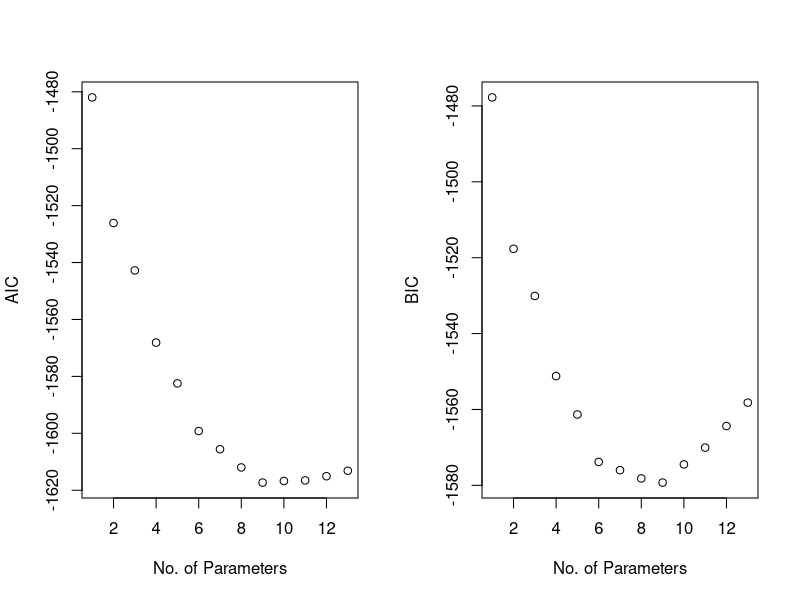
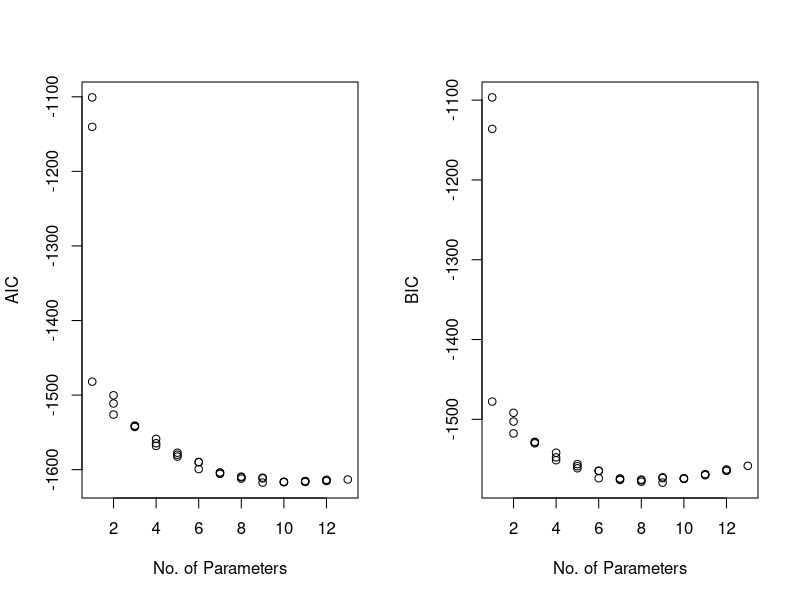
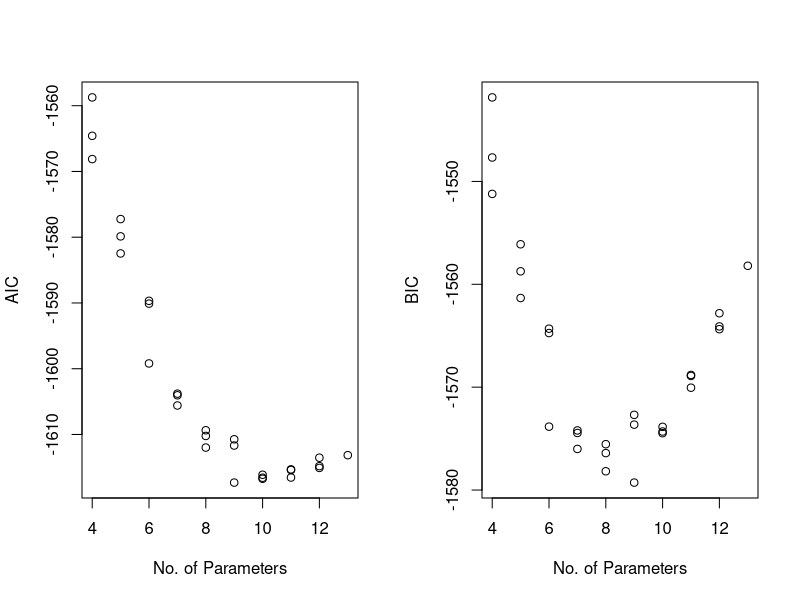

Source code (R) for these figures, in order:
library(MASS)
myData = Boston
names(myData)[14] = "Y"
iLog = c( 1,3,5,6,8,9,10,14 );
myData[,iLog] = log( myData[,iLog] );
myData[,2] = myData[,2] / 10;
myData[,7] = myData[,7]^2.5 / 10^4
myData[,11] = exp( 0.4 * myData[,11] ) / 1000;
myData[,12] = myData[,12] / 100;
myData[,13] = sqrt( myData[,13] );

full.model = lm( Y ~ ., data = myData);  
n = dim(myData)[1];
summary(full.model)

p = 13

library(leaps)
b = regsubsets(Y ~ ., data=myData, nvmax = p)
rs = summary(b)
# Best model after adding 1,2,3...p predictors.
rs$which

msize = 1:p;
par(mfrow=c(1,2))
# to fairly compare models with different predictors
# we use aic and bic
Aic = n*log(rs$rss/n) + 2*msize;
Bic = n*log(rs$rss/n) + msize*log(n);

# from the graph seems like both select p=9
# it might not be the same set of 9 parameters...
plot(msize, Aic, xlab="No. of Parameters", ylab = "AIC");
plot(msize, Bic, xlab="No. of Parameters", ylab = "BIC");

cbind(rs$which[which.min(Aic),], rs$which[which.min(Bic), ])

# leaps does not return AIC, but BIC. Its BIC differs from what has 
# been computed above, but the difference is a constant, 
# so the two BIC formulae (ours and the one used by leaps) 
# are essentially the same.

cbind(rs$bic, Bic, rs$bic - Bic)

# What are the 2nd and 3rd best models in terms of AIC/BIC?

# for each p return the top 3 models
b = regsubsets(Y ~ ., data=myData, nbest = 3, nvmax = p)
rs = summary(b)
rs$which

msize = apply(rs$which, 1, sum) - 1
par(mfrow=c(1,2))
Aic = n*log(rs$rss/n) + 2*msize;
Bic = n*log(rs$rss/n) + msize*log(n);
plot(msize, Aic, xlab="No. of Parameters", ylab = "AIC");
plot(msize, Bic, xlab="No. of Parameters", ylab = "BIC");

# Although the top model returned by AIC and the one by BIC are the same; 
# the 2nd and the 3rd best models returned by the two criteria are different:
# AIC favors larger models while BIC favors smaller models

plot(msize[msize > 3], Aic[msize > 3], xlab="No. of Parameters", ylab = "AIC");
plot(msize[msize > 3], Bic[msize > 3], xlab="No. of Parameters", ylab = "BIC");

# top three models by AIC
rs$which[order(Aic)[1:3],]

# top three models by BIC
rs$which[order(Bic)[1:3],]


# AIC and BIC
stepAIC = step(full.model, direction="both")

n = dim(myData)[1]
stepBIC = step(full.model, direction="both", k=log(n))  


# AIC and BIC with setwise selection also choose the same model with p=9
sel.var.AIC = attr(stepAIC$terms, "term.labels")
sel.var.BIC = attr(stepBIC$terms, "term.labels")

length(sel.var.AIC)
length(sel.var.BIC)

sel.var.BIC %in% sel.var.AIC
